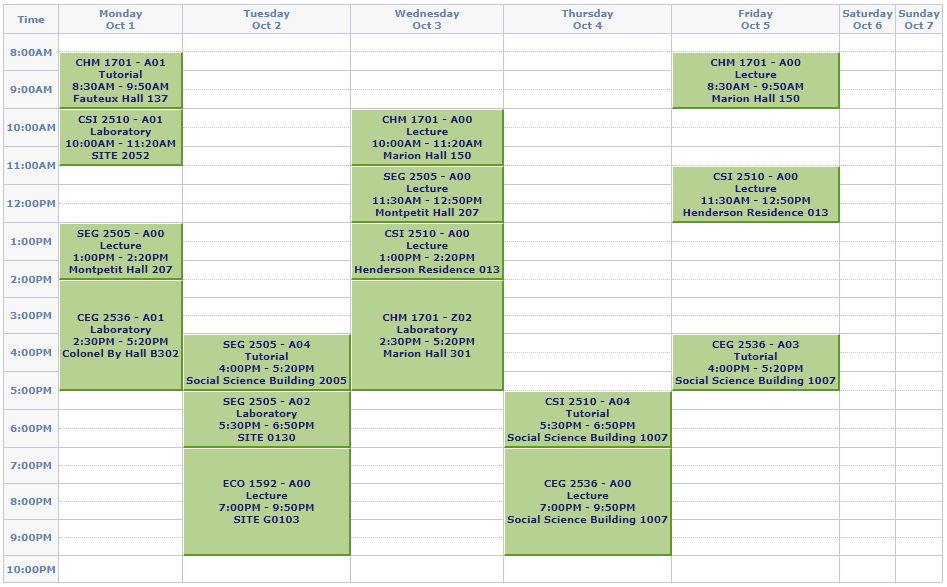
#> input picture cal.png, 947 x 587 px
$ python ocr.py -f cal.png
#> lines starting #> are read from the running program, lines starting #| are printed output that depends on the picture; after the words box and inside, x2 and y2 are one past the last pixel; in counts of white or black regions, pixels touching at a corner belong together
# -*- coding: utf-8 -*-

import cv2, argparse, pytesseract, sys, json
import numpy as np
from PIL import Image
from os import listdir
from os.path import isfile, join

CROP_DIR = "crop/"
JSON_DATA = {}

# Inspired from https://www.quora.com/How-I-detect-rectangle-using-OpenCV
def crop_rect(file_name):

    # Reads the file and converts it to gray
#> called with file_name = 'cal.png'
    img = cv2.imread(file_name)
#> img is the input picture: shape (587, 947, 3); mean B, G, R 217.1, 232.1, 223.7
    gray = cv2.cvtColor(img, cv2.COLOR_BGR2GRAY)
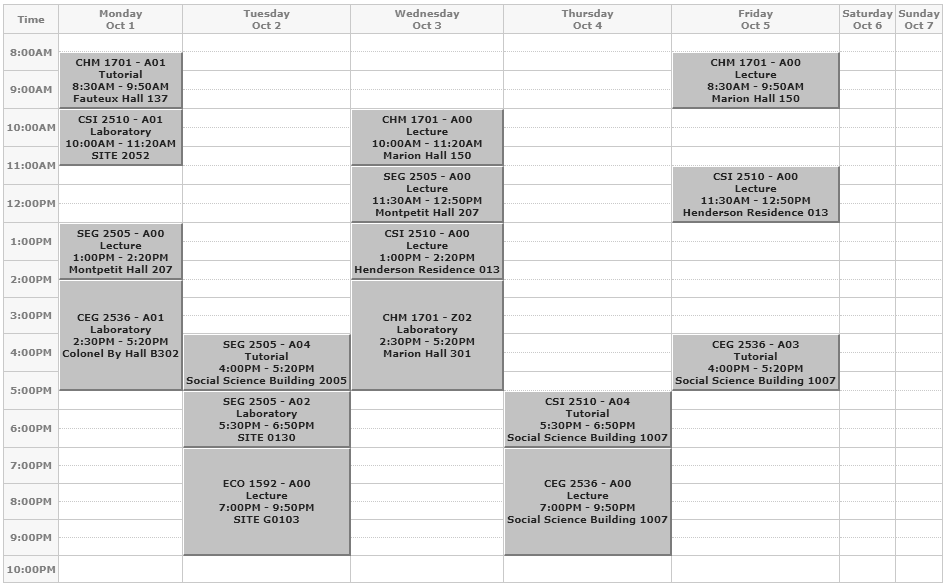
#> gray: shape (587, 947); min 35, max 255, mean 227.9

    # Gets the width, height and area of the image
    height, width = gray.shape
#> height = 587; width = 947
    area = height * width
#> area = 555889

    # Creates a mask and finds the contours
    ret,mask = cv2.threshold(gray, 220, 225, cv2.THRESH_BINARY_INV)
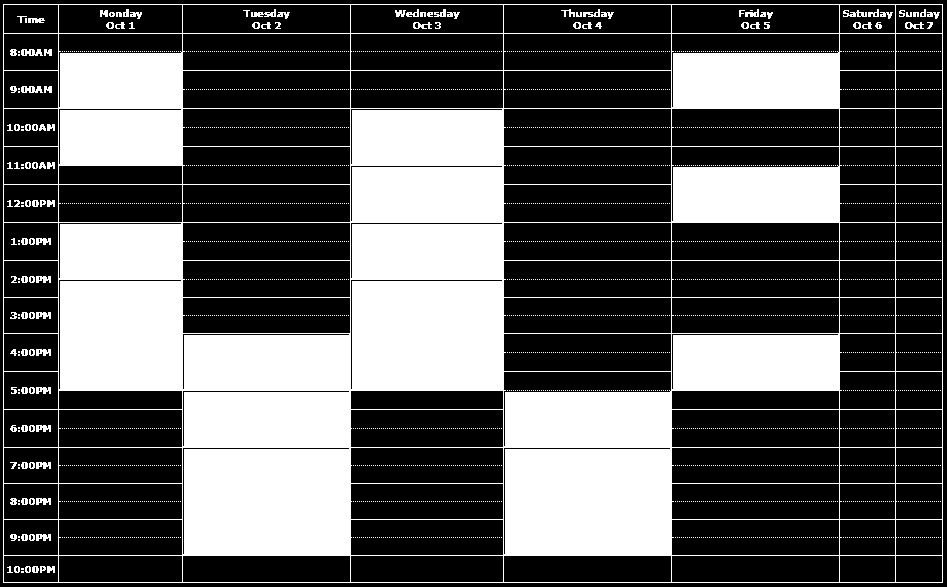
#> mask: shape (587, 947); values 0 (black) and 225 (white), 34.6% white; 3924 white regions (3807 under 20 px)
    # mask_inv = cv2.bitwise_not(mask)
    contours,h = cv2.findContours(mask,1,2)
#> contours = 4123 contours, 3927 with area under 20; largest, box (x1, y1, x2, y2) and area: (3, 4, 943, 583) 542742, (671, 409, 840, 448) 6381, (503, 333, 672, 372) 6381, (671, 222, 840, 261) 6381, (503, 222, 672, 261) 6381

    # Iterates each contour to examine them
    for index,contour in enumerate(contours):

        # Checks how many sides the contour has
        approx = cv2.approxPolyDP(contour,0.01*cv2.arcLength(contour,True),True)
        approx = len(approx)

        # Checks if the contour has 4 sides and checks if the area is too small or too big
        # TODO: Add a ratio checker (checks if the ratio of the contour is wide or narrow)
        if approx == 4 and cv2.contourArea(contour) > (area * 0.001) and cv2.contourArea(contour) < (area * 0.7):

            # Crops the image to the countour found
            rect_img = gray[contour[0][0][1]:contour[1][0][1], contour[0][0][0]:contour[2][0][0]]

            # Creates a box around the countour
            rect = cv2.boundingRect(contour)
            x,y,w,h = rect

            # Prints the box and the contour on the image
            # cv2.rectangle(img,(x,y),(x+w,y+h),(0,255,0),2)
            # cv2.drawContours(img,[contour],0,(0,255,0),-1)

            # Saves the contour in a file for the OCR to read (it may be modified to pass the array to the OCR function instead)
            crop_file_name = 'crop' + str(index) + ".png"
            cv2.imwrite(CROP_DIR + crop_file_name, rect_img)

            # Cleans the array, for it to be more readable
            point = []
            for i in contour:
                point.append(i[0].tolist())

            # Appends the information about the current contour to the JSON object
            JSON_DATA[crop_file_name] = {
                "points": point,
                "boundingBox": {
                    "x": x,
                    "y": y,
                    "width": w,
                    "height": h
                }
            }
#> this loop made 4123 passes
#> (approx, x, y, w, h, crop_file_name) on passes 13, 14, 15, 16, 17, 18, 19, 20, 296, 297, 298, 299: (4, 895, 555, 48, 28, 'crop12.png'), (4, 839, 555, 57, 28, 'crop13.png'), (4, 671, 555, 169, 28, 'crop14.png'), (4, 503, 555, 169, 28, 'crop15.png'), (4, 350, 555, 154, 28, 'crop16.png'), (4, 182, 555, 169, 28, 'crop17.png'), (4, 58, 555, 125, 28, 'crop18.png'), (4, 3, 555, 56, 28, 'crop19.png'), (4, 895, 519, 48, 37, 'crop295.png'), (4, 839, 519, 57, 37, 'crop296.png'), (4, 671, 519, 169, 37, 'crop297.png'), (4, 350, 519, 154, 37, 'crop298.png')
#> (contour, approx) on passes 1, 2, 21, 22, 23, 24: ([[21, 571], [21, 572], [23, 572], [23, 571]], 4), ([[21, 568], [21, 569], [23, 569], [23, 568]], 4), ([[18, 539], [18, 540], [19, 540], [19, 539]], 4), ([[940, 537]], 1), ([[938, 537]], 1), ([[936, 537]], 1)
#> after the loop, JSON_DATA = 98 items

# Saves the JSON object to a file
def save_json():
    with open('data.json', 'w') as outfile:
        json.dump(JSON_DATA, outfile)

# Helper method to perform the OCR on all the cropped file
def perform_ocr():
#> (the run stopped early here; a loop or call above may not have finished)
